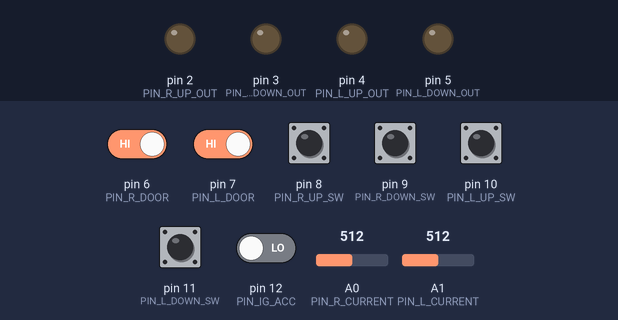
A sketch run on a simulated Arduino Pro Mini, built with avr-gcc and run on an emulated ATmega328P. Shown: output pins drawn as LEDs (lit = HIGH). The inputs (shaded band) are chosen by the test bench; at power-on: pin 6 (PIN_R_DOOR), pin 7 (PIN_L_DOOR), pin 8 (PIN_R_UP_SW), pin 9 (PIN_R_DOWN_SW), pin 10 (PIN_L_UP_SW), pin 11 (PIN_L_DOWN_SW) HIGH, pin 12 (PIN_IG_ACC) LOW, A0 (PIN_R_CURRENT) = 512, A1 (PIN_L_CURRENT) = 512.

Above: at 1.3 s.
1.4 s: pin 8 (PIN_R_UP_SW) pulled LOW for 0.15 s
At 1.47 s:
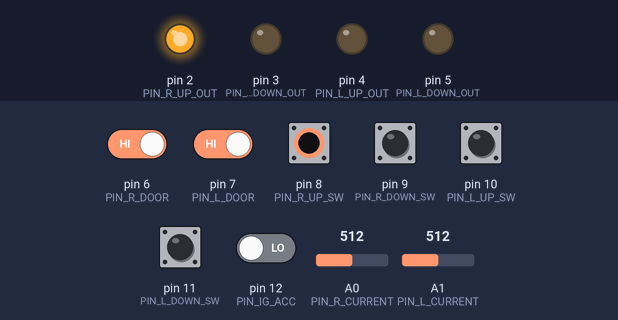
3.0 s: pin 9 (PIN_R_DOWN_SW) pulled LOW for 0.15 s
At 3.07 s:
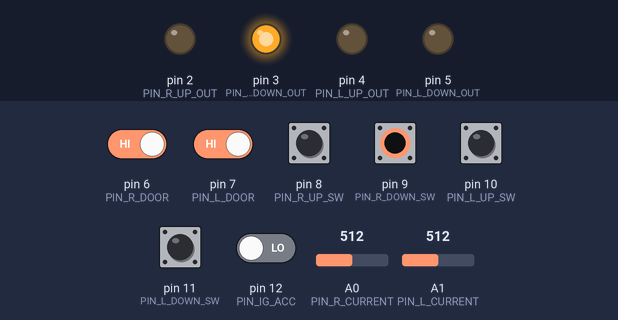
4.6 s: pin 10 (PIN_L_UP_SW) pulled LOW for 0.15 s
At 4.67 s:
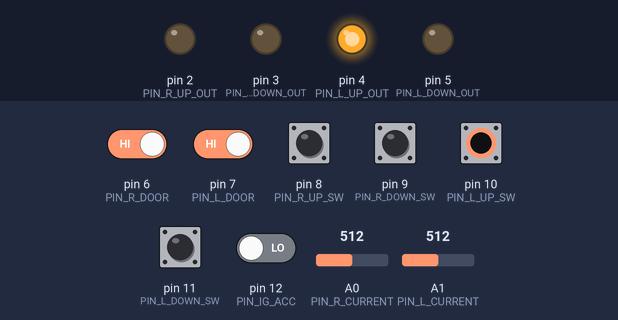
6.2 s: pin 11 (PIN_L_DOWN_SW) pulled LOW for 0.15 s
At 6.27 s:
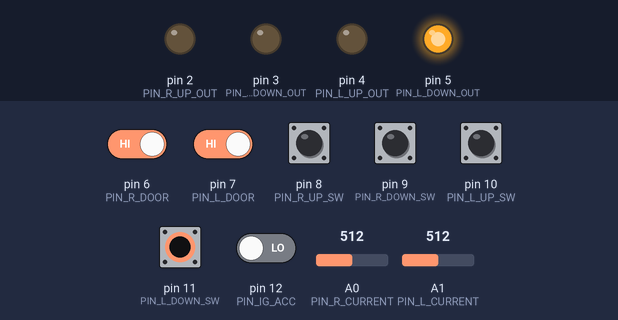
7.8 s: pin 11 (PIN_L_DOWN_SW) pulled LOW for 1 s
At 8.6 s:
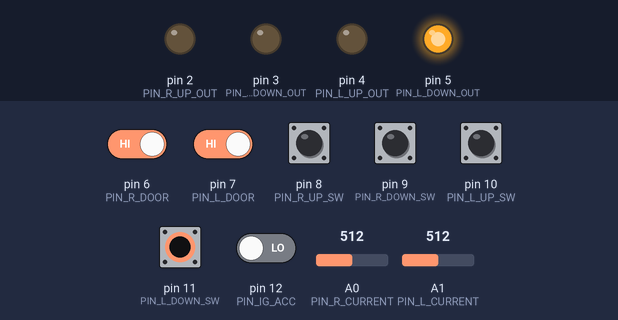
10.3 s: pin 8 (PIN_R_UP_SW) pulled LOW for 1 s
At 11.7 s:
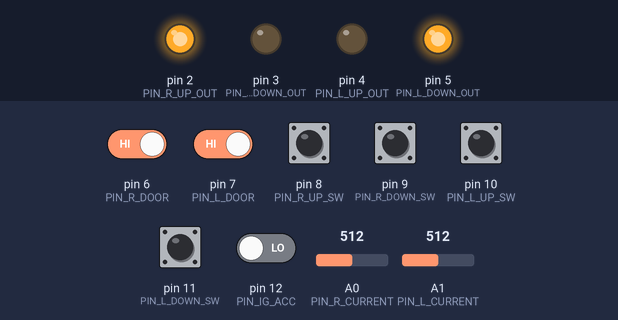
Timing chart, 0 to 16.3 s (numbered marks = the images above; inputs shaded):
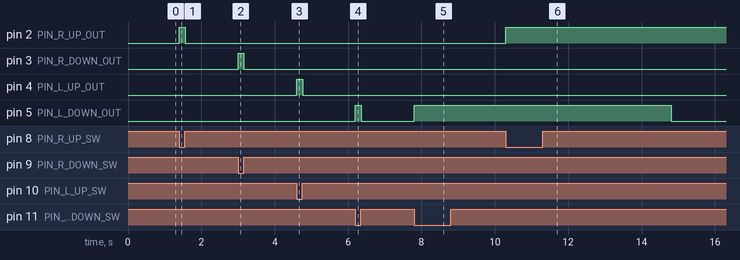

The sketch:

pws_v0_0.ino
```cpp
/*
  pws_v0.0
  Honda Beat power window controller
  Honda Beat パワーウインドウコントローラー

  Target / 対象:
    Arduino Pro Mini 5V / 16MHz

  Main functions / 主な機能:
    - Manual UP/DOWN control for right and left power windows
      左右パワーウインドウの手動UP/DOWN制御
    - Both-window auto UP/DOWN by simultaneous switch operation
      左右スイッチ同時操作による両窓オートUP/DOWN
    - Current-based auto stop using ACS712 20A sensors
      ACS712 20A電流センサーを用いた電流ベースのオートストップ
    - Auto stop by "current threshold + flatness" detection
      「電流閾値＋平坦化」判定によるオートストップ
    - Door-open partial down and door-close return up
      ドア開時パーシャルダウン、ドア閉時復帰UP
    - Key-off power hold and EEPROM state retention
      キーOFF後の電源保持とEEPROM状態保持

  Notes / 注記:
    This sketch assumes MOSFET H-bridge motor drivers.
    本スケッチはMOSFET Hブリッジモータードライバを前提とする。
    Motor stop output is LOW / LOW.
    モーター停止出力はLOW / LOW。
*/

#include <EEPROM.h>

// ------------------------------------------------------------
// Pin assignment / ピン割り当て
// ------------------------------------------------------------
const byte PIN_R_UP_OUT=2, PIN_R_DOWN_OUT=3, PIN_L_UP_OUT=4, PIN_L_DOWN_OUT=5;
const byte PIN_R_DOOR=6, PIN_L_DOOR=7;
const byte PIN_R_UP_SW=8, PIN_R_DOWN_SW=9, PIN_L_UP_SW=10, PIN_L_DOWN_SW=11;
const byte PIN_IG_ACC=12, PIN_POWER_HOLD=13;
const byte PIN_R_CURRENT=A0, PIN_L_CURRENT=A1;

// Configuration / 設定
const bool DEBUG_SERIAL=false;
const unsigned long AUTO_HOLD_MS=700, AUTO_TIMEOUT_MS=7000;
const unsigned long POWER_HOLD_MS=180000, POWER_OFF_SETTLE_MS=50;
const unsigned long PARTIAL_DOWN_MS=300;
const unsigned long SWITCH_DEBOUNCE_MS=10, DOOR_DEBOUNCE_MS=100, BOTH_SW_DEBOUNCE_MS=100, SETUP_WAIT_MS=100;
const int CURRENT_THRESHOLD_ADC=700;
const unsigned long MOTOR_START_IGNORE_MS=300, CURRENT_SAMPLE_INTERVAL_MS=20;
const byte FLAT_SAMPLE_COUNT=5;
const int FLAT_DELTA_ADC=15;
const unsigned long AUTO_STOP_PUSH_R_MS=50, AUTO_STOP_PUSH_L_MS=50;
const int EEPROM_ADDR_SWR=0x20, EEPROM_ADDR_SWL=0x21, EEPROM_ADDR_END_R=0x22, EEPROM_ADDR_END_L=0x23;
const byte SW_UP=1, SW_DOWN=2, END_REACHED=0, END_UNKNOWN=1;
const int DIR_STOP=0, DIR_UP=1, DIR_DOWN=-1;

int currentR=0,currentL=0;
unsigned long timerUpR=0,timerDownR=0,timerUpL=0,timerDownL=0,powerHoldTime=0;
bool doorPartialR=false,doorPartialL=false;
byte endStateR=END_UNKNOWN,endStateL=END_UNKNOWN,lastSwitchR=SW_DOWN,lastSwitchL=SW_DOWN;
bool motorWasRunningR=false,motorWasRunningL=false;
int lastMotorDirR=DIR_STOP,lastMotorDirL=DIR_STOP;
unsigned long motorStartTimeR=0,motorStartTimeL=0,lastCurrentSampleTimeR=0,lastCurrentSampleTimeL=0;
int currentWindowR[FLAT_SAMPLE_COUNT],currentWindowL[FLAT_SAMPLE_COUNT];
byte currentWindowIndexR=0,currentWindowIndexL=0,currentWindowCountR=0,currentWindowCountL=0;

void setup(){
 pinMode(PIN_R_UP_OUT,OUTPUT);pinMode(PIN_R_DOWN_OUT,OUTPUT);pinMode(PIN_L_UP_OUT,OUTPUT);pinMode(PIN_L_DOWN_OUT,OUTPUT);
 pinMode(PIN_R_DOOR,INPUT_PULLUP);pinMode(PIN_L_DOOR,INPUT_PULLUP);
 pinMode(PIN_R_UP_SW,INPUT_PULLUP);pinMode(PIN_R_DOWN_SW,INPUT_PULLUP);pinMode(PIN_L_UP_SW,INPUT_PULLUP);pinMode(PIN_L_DOWN_SW,INPUT_PULLUP);
 pinMode(PIN_IG_ACC,INPUT);pinMode(PIN_POWER_HOLD,OUTPUT);stopRight();stopLeft();digitalWrite(PIN_POWER_HOLD,LOW);
 if(DEBUG_SERIAL)Serial.begin(115200);loadWindowState();normalizeWindowState();delay(SETUP_WAIT_MS);
}
void loop(){handlePowerHold();readCurrentAndPrintDebug();handleSwitchR();handleSwitchL();handleBothAutoUp();handleBothAutoDown();handleAutoStopR();handleAutoStopL();handleDoorPartialR();handleDoorPartialL();}

void loadWindowState(){EEPROM.get(EEPROM_ADDR_SWR,lastSwitchR);EEPROM.get(EEPROM_ADDR_SWL,lastSwitchL);EEPROM.get(EEPROM_ADDR_END_R,endStateR);EEPROM.get(EEPROM_ADDR_END_L,endStateL);}
void saveWindowState(){EEPROM.put(EEPROM_ADDR_SWR,lastSwitchR);EEPROM.put(EEPROM_ADDR_SWL,lastSwitchL);EEPROM.put(EEPROM_ADDR_END_R,endStateR);EEPROM.put(EEPROM_ADDR_END_L,endStateL);}
void normalizeWindowState(){if(lastSwitchR!=SW_UP&&lastSwitchR!=SW_DOWN)lastSwitchR=SW_DOWN;if(lastSwitchL!=SW_UP&&lastSwitchL!=SW_DOWN)lastSwitchL=SW_DOWN;if(endStateR!=END_REACHED&&endStateR!=END_UNKNOWN)endStateR=END_UNKNOWN;if(endStateL!=END_REACHED&&endStateL!=END_UNKNOWN)endStateL=END_UNKNOWN;}

void handlePowerHold(){if(digitalRead(PIN_IG_ACC)==HIGH){digitalWrite(PIN_POWER_HOLD,HIGH);powerHoldTime=millis();}else if(digitalRead(PIN_R_DOOR)==LOW){delay(DOOR_DEBOUNCE_MS);digitalWrite(PIN_POWER_HOLD,HIGH);powerHoldTime=millis();}else if(digitalRead(PIN_L_DOOR)==LOW){delay(DOOR_DEBOUNCE_MS);digitalWrite(PIN_POWER_HOLD,HIGH);powerHoldTime=millis();}else if((millis()-powerHoldTime)>POWER_HOLD_MS){saveWindowState();stopRight();stopLeft();delay(POWER_OFF_SETTLE_MS);digitalWrite(PIN_POWER_HOLD,LOW);}}
void readCurrentAndPrintDebug(){currentR=analogRead(PIN_R_CURRENT);currentL=analogRead(PIN_L_CURRENT);if(!DEBUG_SERIAL)return;Serial.print(currentR);Serial.print(',');Serial.print(currentL);Serial.print(',');Serial.print(0);Serial.print(',');Serial.print(doorPartialR);Serial.print(',');Serial.print(doorPartialL);Serial.print(',');Serial.print(endStateR);Serial.print(',');Serial.print(endStateL);Serial.print(',');Serial.println(1000);}

void handleSwitchR(){if(digitalRead(PIN_R_UP_SW)==LOW){lastSwitchR=SW_UP;upRight();delay(SWITCH_DEBOUNCE_MS);timerDownR=millis();}else if(digitalRead(PIN_R_DOWN_SW)==LOW){lastSwitchR=SW_DOWN;downRight();delay(SWITCH_DEBOUNCE_MS);timerUpR=millis();endStateR=END_UNKNOWN;}else if((millis()-timerUpR)>AUTO_HOLD_MS){timerDownR=millis();if((millis()-timerUpR)>AUTO_TIMEOUT_MS){timerUpR=millis();timerDownR=millis();stopRight();}}else if((millis()-timerDownR)>AUTO_HOLD_MS){timerUpR=millis();if((millis()-timerDownR)>AUTO_TIMEOUT_MS){timerUpR=millis();timerDownR=millis();stopRight();}}else{timerUpR=millis();timerDownR=millis();stopRight();}}
void handleSwitchL(){if(digitalRead(PIN_L_UP_SW)==LOW){lastSwitchL=SW_UP;upLeft();delay(SWITCH_DEBOUNCE_MS);timerDownL=millis();}else if(digitalRead(PIN_L_DOWN_SW)==LOW){lastSwitchL=SW_DOWN;downLeft();delay(SWITCH_DEBOUNCE_MS);timerUpL=millis();endStateL=END_UNKNOWN;}else if((millis()-timerUpL)>AUTO_HOLD_MS){timerDownL=millis();if((millis()-timerUpL)>AUTO_TIMEOUT_MS){timerUpL=millis();timerDownL=millis();stopLeft();}}else if((millis()-timerDownL)>AUTO_HOLD_MS){timerUpL=millis();if((millis()-timerDownL)>AUTO_TIMEOUT_MS){timerUpL=millis();timerDownL=millis();stopLeft();}}else{timerUpL=millis();timerDownL=millis();stopLeft();}}
void handleBothAutoUp(){if(digitalRead(PIN_R_UP_SW)==LOW&&digitalRead(PIN_L_UP_SW)==LOW){lastSwitchR=SW_UP;lastSwitchL=SW_UP;upRight();upLeft();timerUpR=millis()-1000;timerUpL=millis()-1000;timerDownR=millis();timerDownL=millis();delay(BOTH_SW_DEBOUNCE_MS);}}
void handleBothAutoDown(){if(digitalRead(PIN_R_DOWN_SW)==LOW&&digitalRead(PIN_L_DOWN_SW)==LOW){lastSwitchR=SW_DOWN;lastSwitchL=SW_DOWN;downRight();downLeft();timerUpR=millis();timerUpL=millis();timerDownR=millis()-1000;timerDownL=millis()-1000;endStateR=END_UNKNOWN;endStateL=END_UNKNOWN;delay(BOTH_SW_DEBOUNCE_MS);}}

void resetCurrentWindowR(){currentWindowIndexR=0;currentWindowCountR=0;}void resetCurrentWindowL(){currentWindowIndexL=0;currentWindowCountL=0;}
bool addCurrentSampleAndIsFlat(int v,int b[],byte&i,byte&c){b[i]=v;i++;if(i>=FLAT_SAMPLE_COUNT)i=0;if(c<FLAT_SAMPLE_COUNT)c++;if(c<FLAT_SAMPLE_COUNT)return false;int mn=b[0],mx=b[0];for(byte n=1;n<FLAT_SAMPLE_COUNT;n++){if(b[n]<mn)mn=b[n];if(b[n]>mx)mx=b[n];}return(mx-mn)<=FLAT_DELTA_ADC;}
void handleAutoStopR(){bool d=digitalRead(PIN_R_UP_OUT)||digitalRead(PIN_R_DOWN_OUT);int dir=DIR_STOP;if(digitalRead(PIN_R_UP_OUT)&&!digitalRead(PIN_R_DOWN_OUT))dir=DIR_UP;else if(digitalRead(PIN_R_DOWN_OUT)&&!digitalRead(PIN_R_UP_OUT))dir=DIR_DOWN;if(!d){motorWasRunningR=false;lastMotorDirR=DIR_STOP;resetCurrentWindowR();return;}if(!motorWasRunningR||dir!=lastMotorDirR){motorStartTimeR=millis();lastCurrentSampleTimeR=0;resetCurrentWindowR();motorWasRunningR=true;lastMotorDirR=dir;}currentR=analogRead(PIN_R_CURRENT);if(millis()-motorStartTimeR<MOTOR_START_IGNORE_MS){resetCurrentWindowR();return;}if(millis()-lastCurrentSampleTimeR<CURRENT_SAMPLE_INTERVAL_MS)return;lastCurrentSampleTimeR=millis();if(currentR<=CURRENT_THRESHOLD_ADC){resetCurrentWindowR();return;}if(addCurrentSampleAndIsFlat(currentR,currentWindowR,currentWindowIndexR,currentWindowCountR)){if(AUTO_STOP_PUSH_R_MS)delay(AUTO_STOP_PUSH_R_MS);stopRight();timerUpR=millis();timerDownR=millis();endStateR=END_REACHED;resetCurrentWindowR();}}
void handleAutoStopL(){bool d=digitalRead(PIN_L_UP_OUT)||digitalRead(PIN_L_DOWN_OUT);int dir=DIR_STOP;if(digitalRead(PIN_L_UP_OUT)&&!digitalRead(PIN_L_DOWN_OUT))dir=DIR_UP;else if(digitalRead(PIN_L_DOWN_OUT)&&!digitalRead(PIN_L_UP_OUT))dir=DIR_DOWN;if(!d){motorWasRunningL=false;lastMotorDirL=DIR_STOP;resetCurrentWindowL();return;}if(!motorWasRunningL||dir!=lastMotorDirL){motorStartTimeL=millis();lastCurrentSampleTimeL=0;resetCurrentWindowL();motorWasRunningL=true;lastMotorDirL=dir;}currentL=analogRead(PIN_L_CURRENT);if(millis()-motorStartTimeL<MOTOR_START_IGNORE_MS){resetCurrentWindowL();return;}if(millis()-lastCurrentSampleTimeL<CURRENT_SAMPLE_INTERVAL_MS)return;lastCurrentSampleTimeL=millis();if(currentL<=CURRENT_THRESHOLD_ADC){resetCurrentWindowL();return;}if(addCurrentSampleAndIsFlat(currentL,currentWindowL,currentWindowIndexL,currentWindowCountL)){if(AUTO_STOP_PUSH_L_MS)delay(AUTO_STOP_PUSH_L_MS);stopLeft();timerUpL=millis();timerDownL=millis();endStateL=END_REACHED;resetCurrentWindowL();}}

void handleDoorPartialR(){if(digitalRead(PIN_R_DOOR)==LOW){delay(DOOR_DEBOUNCE_MS);if(!doorPartialR&&endStateR==END_REACHED&&lastSwitchR==SW_UP){downRight();delay(PARTIAL_DOWN_MS);stopRight();endStateR=END_UNKNOWN;doorPartialR=true;}}else if(doorPartialR){doorPartialR=false;upRight();currentR=analogRead(PIN_R_CURRENT);timerUpR=millis()-1000;timerDownR=millis();}}
void handleDoorPartialL(){if(digitalRead(PIN_L_DOOR)==LOW){delay(DOOR_DEBOUNCE_MS);if(!doorPartialL&&endStateL==END_REACHED&&lastSwitchL==SW_UP){downLeft();delay(PARTIAL_DOWN_MS);stopLeft();endStateL=END_UNKNOWN;doorPartialL=true;}}else if(doorPartialL){doorPartialL=false;upLeft();currentL=analogRead(PIN_L_CURRENT);timerUpL=millis()-1000;timerDownL=millis();}}
void upRight(){digitalWrite(PIN_R_UP_OUT,HIGH);digitalWrite(PIN_R_DOWN_OUT,LOW);}void downRight(){digitalWrite(PIN_R_DOWN_OUT,HIGH);digitalWrite(PIN_R_UP_OUT,LOW);}void stopRight(){digitalWrite(PIN_R_UP_OUT,LOW);digitalWrite(PIN_R_DOWN_OUT,LOW);}void upLeft(){digitalWrite(PIN_L_UP_OUT,HIGH);digitalWrite(PIN_L_DOWN_OUT,LOW);}void downLeft(){digitalWrite(PIN_L_DOWN_OUT,HIGH);digitalWrite(PIN_L_UP_OUT,LOW);}void stopLeft(){digitalWrite(PIN_L_UP_OUT,LOW);digitalWrite(PIN_L_DOWN_OUT,LOW);}
```

Measured:
- after the input at 1.4 s, pin 2 (PIN_R_UP_OUT): LOW → HIGH at once, → LOW 0.16 s later
- after the input at 3.0 s, pin 3 (PIN_R_DOWN_OUT): LOW → HIGH at once, → LOW 0.16 s later
- after the input at 4.6 s, pin 4 (PIN_L_UP_OUT): LOW → HIGH at once, → LOW 0.16 s later
- after the input at 6.2 s, pin 5 (PIN_L_DOWN_OUT): LOW → HIGH at once, → LOW 0.16 s later
- after the input at 7.8 s, pin 5 (PIN_L_DOWN_OUT): LOW → HIGH at once
- after the input at 10.3 s, pin 2 (PIN_R_UP_OUT): LOW → HIGH at once
